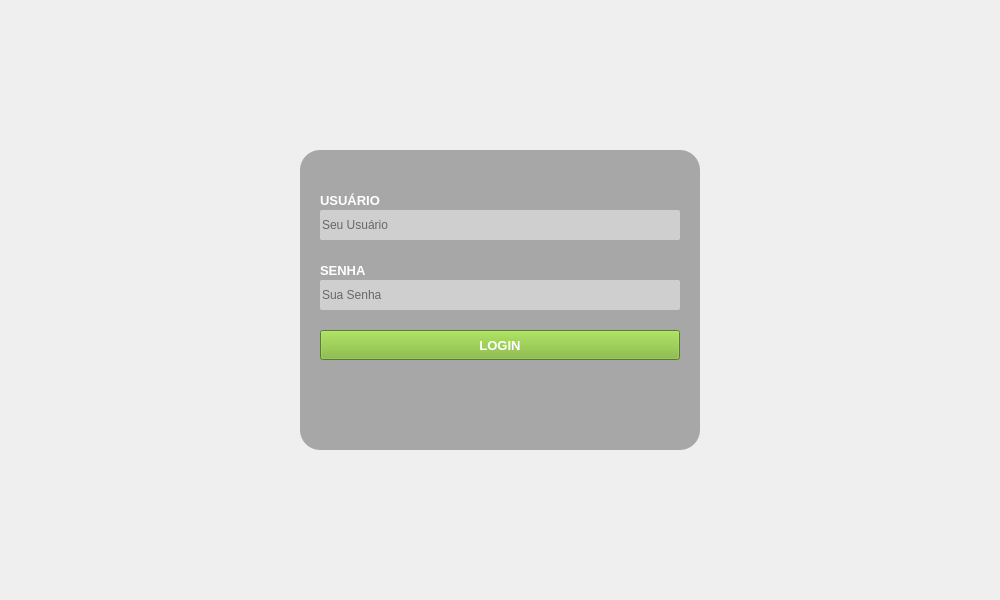
<?xml version="1.0" encoding="UTF-8"?>
<ui version="4.0">
 <class>ct_login</class>
 <widget class="QFrame" name="ct_login">
  <property name="geometry">
   <rect>
    <x>0</x>
    <y>0</y>
    <width>1000</width>
    <height>600</height>
   </rect>
  </property>
  <property name="windowTitle">
   <string>Frame</string>
  </property>
  <widget class="QFrame" name="frame_login">
   <property name="geometry">
    <rect>
     <x>300</x>
     <y>150</y>
     <width>400</width>
     <height>300</height>
    </rect>
   </property>
   <property name="styleSheet">
    <string notr="true">QFrame {
background: rgba(0, 0, 0, 30%);
border: none;
border-radius: 20px
}</string>
   </property>
   <property name="frameShape">
    <enum>QFrame::StyledPanel</enum>
   </property>
   <property name="frameShadow">
    <enum>QFrame::Raised</enum>
   </property>
   <widget class="QLabel" name="lb_FormCompra_4">
    <property name="geometry">
     <rect>
      <x>20</x>
      <y>40</y>
      <width>120</width>
      <height>20</height>
     </rect>
    </property>
    <property name="styleSheet">
     <string notr="true">QLabel{
font-size: 13px;
font-family: &quot;Arial&quot;;
font-weight: bold;
color: #FFF;
background: none
}</string>
    </property>
    <property name="text">
     <string>USUÁRIO</string>
    </property>
   </widget>
   <widget class="QLineEdit" name="tx_user">
    <property name="geometry">
     <rect>
      <x>20</x>
      <y>60</y>
      <width>360</width>
      <height>30</height>
     </rect>
    </property>
    <property name="mouseTracking">
     <bool>true</bool>
    </property>
    <property name="focusPolicy">
     <enum>Qt::WheelFocus</enum>
    </property>
    <property name="styleSheet">
     <string notr="true">QLineEdit{
background: #CFCFCF;
border-radius: 2px;
color: #000;
font: 13px &quot;Arial&quot; ;
background: url(:/Images/Images/user.png) right center no-repeat;

}
QLineEdit:Focus {
border: 1px solid red;
}</string>
    </property>
    <property name="text">
     <string/>
    </property>
    <property name="frame">
     <bool>false</bool>
    </property>
    <property name="cursorPosition">
     <number>0</number>
    </property>
    <property name="alignment">
     <set>Qt::AlignLeading|Qt::AlignLeft|Qt::AlignVCenter</set>
    </property>
    <property name="placeholderText">
     <string>Seu Usuário</string>
    </property>
   </widget>
   <widget class="QLabel" name="lb_FormCompra_5">
    <property name="geometry">
     <rect>
      <x>20</x>
      <y>110</y>
      <width>120</width>
      <height>20</height>
     </rect>
    </property>
    <property name="styleSheet">
     <string notr="true">QLabel{
font-size: 13px;
font-family: &quot;Arial&quot;;
font-weight: bold;
color: #FFF;
background: none
}</string>
    </property>
    <property name="text">
     <string>SENHA</string>
    </property>
   </widget>
   <widget class="QLineEdit" name="tx_senha">
    <property name="geometry">
     <rect>
      <x>20</x>
      <y>130</y>
      <width>360</width>
      <height>30</height>
     </rect>
    </property>
    <property name="mouseTracking">
     <bool>true</bool>
    </property>
    <property name="focusPolicy">
     <enum>Qt::WheelFocus</enum>
    </property>
    <property name="styleSheet">
     <string notr="true">QLineEdit{
background: #CFCFCF;
border-radius: 2px;
color: #000;
font: 13px &quot;Arial&quot; ;
background: url(':Images/Images/senha.png') right center no-repeat

}
QLineEdit:Focus {
border: 1px solid red;
}</string>
    </property>
    <property name="text">
     <string/>
    </property>
    <property name="frame">
     <bool>false</bool>
    </property>
    <property name="echoMode">
     <enum>QLineEdit::Password</enum>
    </property>
    <property name="cursorPosition">
     <number>0</number>
    </property>
    <property name="alignment">
     <set>Qt::AlignLeading|Qt::AlignLeft|Qt::AlignVCenter</set>
    </property>
    <property name="readOnly">
     <bool>false</bool>
    </property>
    <property name="placeholderText">
     <string>Sua Senha</string>
    </property>
   </widget>
   <widget class="QPushButton" name="bt_login">
    <property name="geometry">
     <rect>
      <x>20</x>
      <y>180</y>
      <width>360</width>
      <height>30</height>
     </rect>
    </property>
    <property name="font">
     <font>
      <family>Tahoma</family>
      <pointsize>10</pointsize>
      <weight>75</weight>
      <bold>true</bold>
     </font>
    </property>
    <property name="cursor">
     <cursorShape>PointingHandCursor</cursorShape>
    </property>
    <property name="focusPolicy">
     <enum>Qt::NoFocus</enum>
    </property>
    <property name="contextMenuPolicy">
     <enum>Qt::ActionsContextMenu</enum>
    </property>
    <property name="styleSheet">
     <string notr="true">QPushButton {
background-color: #7AB32E;
color: #FFF
 }
QPushButton:hover{
background-color: #40a286
}</string>
    </property>
    <property name="text">
     <string>LOGIN</string>
    </property>
    <property name="iconSize">
     <size>
      <width>75</width>
      <height>35</height>
     </size>
    </property>
   </widget>
   <widget class="QLabel" name="lb_alert">
    <property name="geometry">
     <rect>
      <x>20</x>
      <y>220</y>
      <width>360</width>
      <height>30</height>
     </rect>
    </property>
    <property name="styleSheet">
     <string notr="true">QLabel{
font-size: 13px;
font-family: &quot;Arial&quot;;
font-weight: bold;
color: #FFF;
background: none
}</string>
    </property>
    <property name="text">
     <string/>
    </property>
    <property name="alignment">
     <set>Qt::AlignCenter</set>
    </property>
   </widget>
  </widget>
 </widget>
 <resources>
  <include location="../Imagens.qrc"/>
 </resources>
 <connections/>
</ui>
